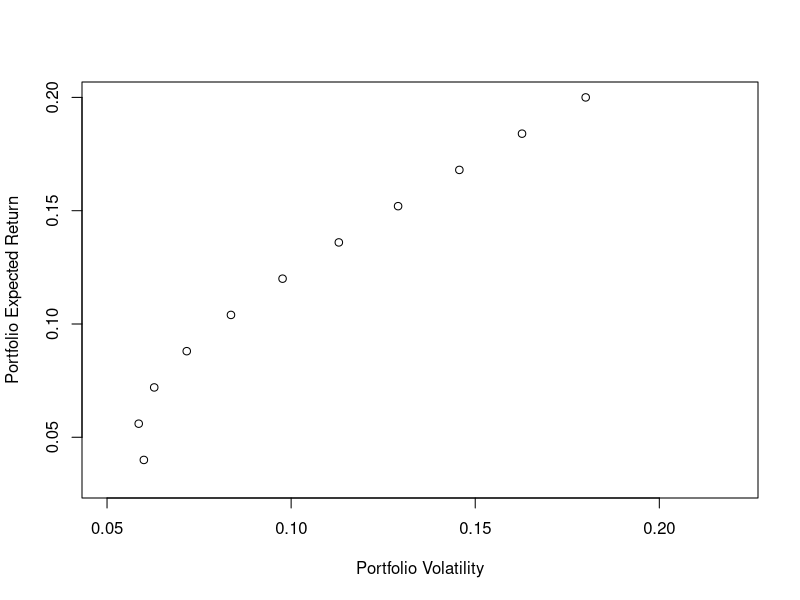
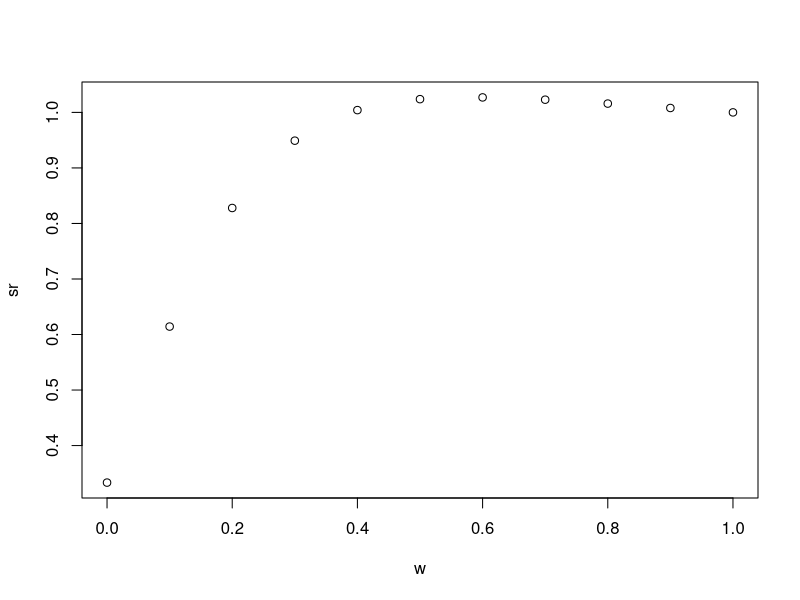

These charts were generated, in order, by the following R code:
p <- 0.1

ret_x_mu <- 0.2
ret_y_mu <- 0.04

ret_x_sd <- 0.18
ret_y_sd <- 0.06

w <- seq(0, 1, 0.1)

port_ret <- (ret_x_mu*w)+(ret_y_mu*(1-w))

w_1 <- w
w_2 <- (1-w)


port_sd <- sqrt(
    (w_1^2 * ret_x_sd^2) +
    (w_2^2 * ret_y_sd^2) +
    (2 * w_1 * w_2 * ret_x_sd * ret_y_sd * p)
)

plot(
    port_sd, 
    port_ret, 
    xlim=c(0.05, 0.22), 
    ylim=c(0.03, 0.2),
    xlab = "Portfolio Volatility",
    ylab = "Portfolio Expected Return")

# sharpe ratio
sr = (port_ret - 0.02) / port_sd
plot(w, sr)
